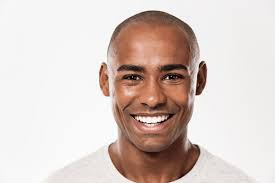
#> input picture download.jpeg, 275 x 183 px, found by its file name
$ jupyter execute colordetection.ipynb
#> lines starting #> are read from the running program, lines starting #| are printed output that depends on the picture
[cell 1]
import cv2

[cell 2]
import pandas as pd

[cell 3]
import numpy as np

[cell 4]
img = cv2.imread(r"C:\Users\KIIT\Downloads\color detection\download.jpeg")
#> img is the input picture: shape (183, 275, 3); mean B, G, R 198.1, 203.8, 217.5
imgWidth = img.shape[1] - 40
#> imgWidth = 235

[cell 5]
index = ['color', 'color_name', 'hex', 'R', 'G', 'B']
df = pd.read_csv(r"C:\Users\KIIT\Downloads\color detection\colors.csv", header=None, names=index)
#> (reads colors.csv from the repository)

[cell 6]
r = g = b = xpos = ypos = 0

[cell 7]
def getRGBvalue(event, x, y, flags, param):
    global b, g, r, xpos, ypos, clicked
    xpos = x
    ypos = y
    b,g,r = img[y,x]
    b = int(b)
    g = int(g)
    r = int(r)

[cell 8]
def colorname(B,G,R):
    minimum = 10000
    for i in range(len(df)):
        d = abs(B-int(df.loc[i,"B"])) + abs(G-int(df.loc[i,"G"])) + abs(R-int(df.loc[i,"R"]))
        if (d<=minimum):
            minimum = d
            cname = df.loc[i,"color_name"] + "Hex" + df.loc[i, "hex"]
    return cname

[cell 9]
cv2.namedWindow("Image")
cv2.setMouseCallback("Image",getRGBvalue)

[cell 10]
while True:
    cv2.imshow("Image", img)
    cv2.rectangle(img, (20,20), (imgWidth, 60),(b,g,r), -1)
    text = colorname(b,g,r) + '   R=' + str(r) + ' G=' + str(g) + ' B=' + str(b)
    cv2.putText(img,text, (50,50),2, 0.8, (255,255,255),2,cv2.LINE_AA)
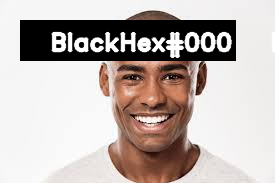
#> img: shape (183, 275, 3); mean B, G, R 176, 180.2, 190.3
    if(r+g+b >= 600):
        cv2.putText(img,text,(50,50), 2, 0.8, (0,0,0),2,cv2.LINE_AA)
    if cv2.waitKey(20) & 0xFF == 27:
#> (key Esc is pressed here)
        break
